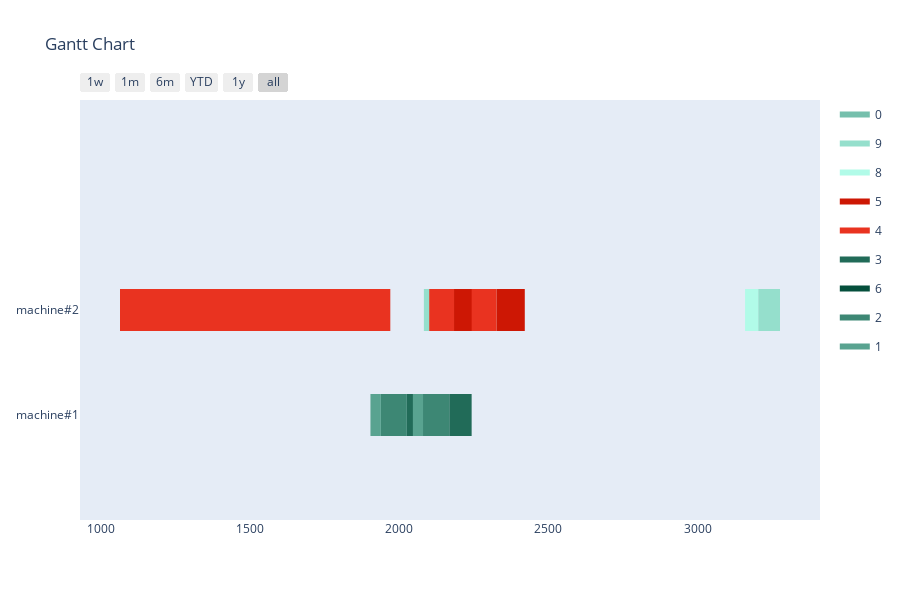

Source (notebook cell):
### Markdown cell above
Greedy

### Code cell
agent = GreedyAgent(env)
simulator = AgentSimulator()
schedule, schedule_count = simulator.simulate(agent, orders_model)
print(f'Scheduled {schedule_count}/{len(orders_model)} Orders')
# TODO: replace static functions with functions from simulation environment
visualize_schedule(schedule, env)

### Figure 1 — Plotly figure (JSON) as saved in the notebook; plotly's stock layout.template omitted (floating-point values rounded to 4 significant figures)
{"data": [{"fill": "toself", "fillcolor": "rgb(117, 191, 172)", "hoverinfo": "name", "legendgroup": "rgb(117, 191, 172)", "mode": "none", "name": "0", "type": "scatter", "x": [656, 699, 699, 656], "y": [-0.2, -0.2, 0.2, 0.2]}, {"fill": "toself", "fillcolor": "rgb(149, 223, 204)", "hoverinfo": "name", "legendgroup": "rgb(149, 223, 204)", "mode": "none", "name": "9", "type": "scatter", "x": [3203, 3276, 3276, 3203, 3203, 2215, 2288, 2288, 2215, 2215, 1236, 1309, 1309, 1236, 1236, 2083, 2156, 2156, 2083], "y": [0.8, 0.8, 1.2, 1.2, null, 0.8, 0.8, 1.2, 1.2, null, 0.8, 0.8, 1.2, 1.2, null, 0.8, 0.8, 1.2, 1.2]}, {"fill": "toself", "fillcolor": "rgb(177, 251, 232)", "hoverinfo": "name", "legendgroup": "rgb(177, 251, 232)", "mode": "none", "name": "8", "type": "scatter", "x": [3159, 3203, 3203, 3159, 3159, 2171, 2215, 2215, 2171], "y": [0.8, 0.8, 1.2, 1.2, null, 0.8, 0.8, 1.2, 1.2]}, {"fill": "toself", "fillcolor": "rgb(205, 23, 4)", "hoverinfo": "name", "legendgroup": "rgb(205, 23, 4)", "mode": "none", "name": "5", "type": "scatter", "x": [990, 1085, 1085, 990, 990, 2184, 2279, 2279, 2184, 2184, 2326, 2421, 2421, 2326, 2326, 1065, 1160, 1160, 1065], "y": [0.8, 0.8, 1.2, 1.2, null, 0.8, 0.8, 1.2, 1.2, null, 0.8, 0.8, 1.2, 1.2, null, 0.8, 0.8, 1.2, 1.2]}, {"fill": "toself", "fillcolor": "rgb(233, 51, 32)", "hoverinfo": "name", "legendgroup": "rgb(233, 51, 32)", "mode": "none", "name": "4", "type": "scatter", "x": [907, 990, 990, 907, 907, 2101, 2184, 2184, 2101, 2101, 2243, 2326, 2326, 2243, 2243, 982, 1065, 1065, 982], "y": [0.8, 0.8, 1.2, 1.2, null, 0.8, 0.8, 1.2, 1.2, null, 0.8, 0.8, 1.2, 1.2, null, 0.8, 0.8, 1.2, 1.2]}, {"fill": "toself", "fillcolor": "rgb(33, 107, 88)", "hoverinfo": "name", "legendgroup": "rgb(33, 107, 88)", "mode": "none", "name": "3", "type": "scatter", "x": [832, 907, 907, 832, 832, 2026, 2101, 2101, 2026, 2026, 2168, 2243, 2243, 2168, 2168, 907, 982, 982, 907], "y": [-0.2, -0.2, 0.2, 0.2, null, -0.2, -0.2, 0.2, 0.2, null, -0.2, -0.2, 0.2, 0.2, null, -0.2, -0.2, 0.2, 0.2]}, {"fill": "toself", "fillcolor": "rgb(5, 79, 60)", "hoverinfo": "name", "legendgroup": "rgb(5, 79, 60)", "mode": "none", "name": "6", "type": "scatter", "x": [899, 962, 962, 899], "y": [0.8, 0.8, 1.2, 1.2]}, {"fill": "toself", "fillcolor": "rgb(61, 135, 116)", "hoverinfo": "name", "legendgroup": "rgb(61, 135, 116)", "mode": "none", "name": "2", "type": "scatter", "x": [745, 832, 832, 745, 745, 1939, 2026, 2026, 1939, 1939, 2081, 2168, 2168, 2081], "y": [-0.2, -0.2, 0.2, 0.2, null, -0.2, -0.2, 0.2, 0.2, null, -0.2, -0.2, 0.2, 0.2]}, {"fill": "toself", "fillcolor": "rgb(89, 163, 144)", "hoverinfo": "name", "legendgroup": "rgb(89, 163, 144)", "mode": "none", "name": "1", "type": "scatter", "x": [1904, 1939, 1939, 1904, 1904, 2046, 2081, 2081, 2046], "y": [-0.2, -0.2, 0.2, 0.2, null, -0.2, -0.2, 0.2, 0.2]}, {"legendgroup": "rgb(117, 191, 172)", "marker": {"color": "rgb(117, 191, 172)", "opacity": 0, "size": 1}, "mode": "markers", "name": "", "showlegend": false, "text": [null, null], "type": "scatter", "x": [656, 699], "y": [0, 0]}, {"legendgroup": "rgb(149, 223, 204)", "marker": {"color": "rgb(149, 223, 204)", "opacity": 0, "size": 1}, "mode": "markers", "name": "", "showlegend": false, "text": [null, null, null, null, null, null, null, null], "type": "scatter", "x": [3203, 3276, 2215, 2288, 1236, 1309, 2083, 2156], "y": [1, 1, 1, 1, 1, 1, 1, 1]}, {"legendgroup": "rgb(177, 251, 232)", "marker": {"color": "rgb(177, 251, 232)", "opacity": 0, "size": 1}, "mode": "markers", "name": "", "showlegend": false, "text": [null, null, null, null], "type": "scatter", "x": [3159, 3203, 2171, 2215], "y": [1, 1, 1, 1]}, {"legendgroup": "rgb(205, 23, 4)", "marker": {"color": "rgb(205, 23, 4)", "opacity": 0, "size": 1}, "mode": "markers", "name": "", "showlegend": false, "text": [null, null, null, null, null, null, null, null], "type": "scatter", "x": [990, 1085, 2184, 2279, 2326, 2421, 1065, 1160], "y": [1, 1, 1, 1, 1, 1, 1, 1]}, {"legendgroup": "rgb(233, 51, 32)", "marker": {"color": "rgb(233, 51, 32)", "opacity": 0, "size": 1}, "mode": "markers", "name": "", "showlegend": false, "text": [null, null, null, null, null, null, null, null], "type": "scatter", "x": [907, 990, 2101, 2184, 2243, 2326, 982, 1065], "y": [1, 1, 1, 1, 1, 1, 1, 1]}, {"legendgroup": "rgb(33, 107, 88)", "marker": {"color": "rgb(33, 107, 88)", "opacity": 0, "size": 1}, "mode": "markers", "name": "", "showlegend": false, "text": [null, null, null, null, null, null, null, null], "type": "scatter", "x": [832, 907, 2026, 2101, 2168, 2243, 907, 982], "y": [0, 0, 0, 0, 0, 0, 0, 0]}, {"legendgroup": "rgb(5, 79, 60)", "marker": {"color": "rgb(5, 79, 60)", "opacity": 0, "size": 1}, "mode": "markers", "name": "", "showlegend": false, "text": [null, null], "type": "scatter", "x": [899, 962], "y": [1, 1]}, {"legendgroup": "rgb(61, 135, 116)", "marker": {"color": "rgb(61, 135, 116)", "opacity": 0, "size": 1}, "mode": "markers", "name": "", "showlegend": false, "text": [null, null, null, null, null, null], "type": "scatter", "x": [745, 832, 1939, 2026, 2081, 2168], "y": [0, 0, 0, 0, 0, 0]}, {"legendgroup": "rgb(89, 163, 144)", "marker": {"color": "rgb(89, 163, 144)", "opacity": 0, "size": 1}, "mode": "markers", "name": "", "showlegend": false, "text": [null, null, null, null], "type": "scatter", "x": [1904, 1939, 2046, 2081], "y": [0, 0, 0, 0]}], "layout": {"height": 600, "hovermode": "closest", "showlegend": true, "title": {"text": "Gantt Chart"}, "xaxis": {"rangeselector": {"buttons": [{"count": 7, "label": "1w", "step": "day", "stepmode": "backward"}, {"count": 1, "label": "1m", "step": "month", "stepmode": "backward"}, {"count": 6, "label": "6m", "step": "month", "stepmode": "backward"}, {"count": 1, "label": "YTD", "step": "year", "stepmode": "todate"}, {"count": 1, "label": "1y", "step": "year", "stepmode": "backward"}, {"step": "all"}]}, "showgrid": false, "type": "date", "zeroline": false}, "yaxis": {"autorange": false, "range": [-1, 3], "showgrid": false, "ticktext": ["machine#1", "machine#2"], "tickvals": [0, 1], "zeroline": false}}}
